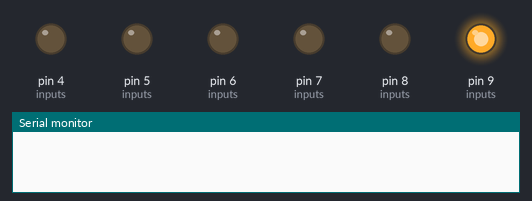
Recording of a sketch running on a simulated Arduino Uno, built with avr-gcc and run on an emulated ATmega328P. Parts: output pins drawn as LEDs (lit = HIGH), the last lines printed to the serial monitor.

Above: at 0.04 s.
At 0.28 s:
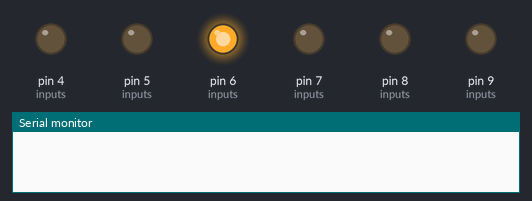
At 0.68 s:
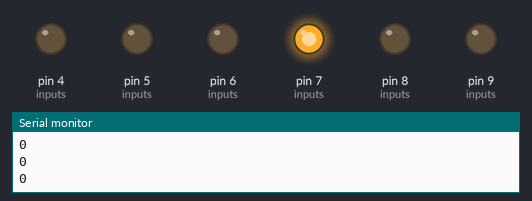
At 1.32 s:
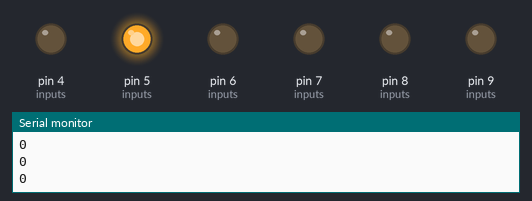
At 2.04 s:
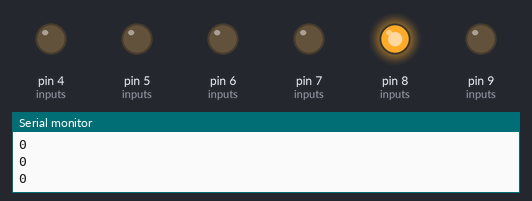
At 2.84 s:
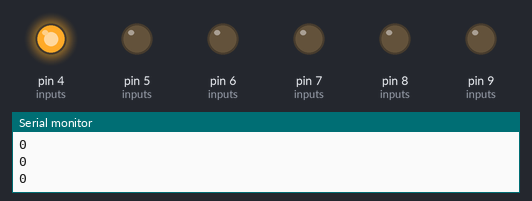
Timing chart, 0 to 3.1 s (numbered marks = the images above):
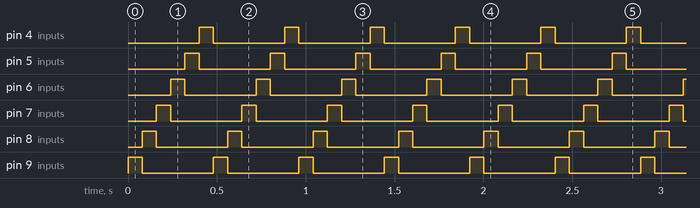

The sketch:

bigbox.ino
```cpp
//#define DEBUG

#include <SPI.h>

// code input pins
#define P1 9
#define P2 8
#define P3 7
#define P4 6
#define P5 5
#define P6 4

#define INPUTSIZE 6

void getData(int);

struct controldata {
  uint8_t button1;
  uint8_t button2;
  uint8_t button3;
  uint8_t button4;
  uint8_t slider1;
  uint8_t slider2;
  uint8_t dial1;
};

union Data {
  struct controldata cd;
  uint8_t byte[sizeof(struct controldata)];
};

union Data data;
int sizestruct = sizeof(struct controldata);
int inputs[INPUTSIZE] = {P1, P2, P3, P4, P5, P6};
volatile int pos;

 void setup() {
  Serial.begin(115200);
#ifdef DEBUG

  Serial.println("test\n");
#endif
  pinMode(SCK, INPUT);
  pinMode(MOSI, INPUT);
  pinMode(MISO, OUTPUT);
  int i;
  for (i = 0; i < INPUTSIZE; i++){
    pinMode(inputs[i], OUTPUT);
    digitalWrite(inputs[i], LOW);
  }

  SPCR = (1 << SPE);

  pos = 0;
  SPI.attachInterrupt();
}

ISR (SPI_STC_vect){
  byte c = SPDR;
#ifdef DEBUG
  Serial.println("in isr");
  Serial.println(c);
  Serial.println(pos);
#endif
  data.byte[pos] |= c;
  pos++;
  }

void loop() {
    memset(data.byte, 0, sizestruct);
    int i;
    for (i = 0; i < INPUTSIZE; i++){
      getData(inputs[i]);
      }
    // Your data is ready now.
    // Can output to PC
    Serial.println('$');
    Serial.println(data.cd.button1);
    Serial.println(data.cd.button2);
    Serial.println(data.cd.button3);
    Serial.println(data.cd.button4);
    Serial.println(data.cd.slider1);
    Serial.println(data.cd.slider2);
    Serial.println(data.cd.dial1);

    //delay(1);

}

void getData(int port){
  pos = 0;
  digitalWrite(port, HIGH);
#ifdef DEBUG
  Serial.print(port);
  Serial.println("port high");
#endif
  int i = 0;
  while (pos < sizestruct){
      int oldposition = pos;
      delay(80);
      i++;
      if (pos == oldposition){ // Timeout on response
        pos = 0;
        break;
      }

  }

  digitalWrite(port, LOW);
  //Serial.println("golow");
  //Serial.println(data.cd.button1);
  }
```

Measured:
- by itself, pin 4 (inputs), pin 5 (inputs), pin 6 (inputs), pin 7 (inputs), pin 8 (inputs), pin 9 (inputs): alternates HIGH for 0.08 s and LOW for 0.40 s
- by itself, everything shown: repeats every 0.48 s, in 6 steps
